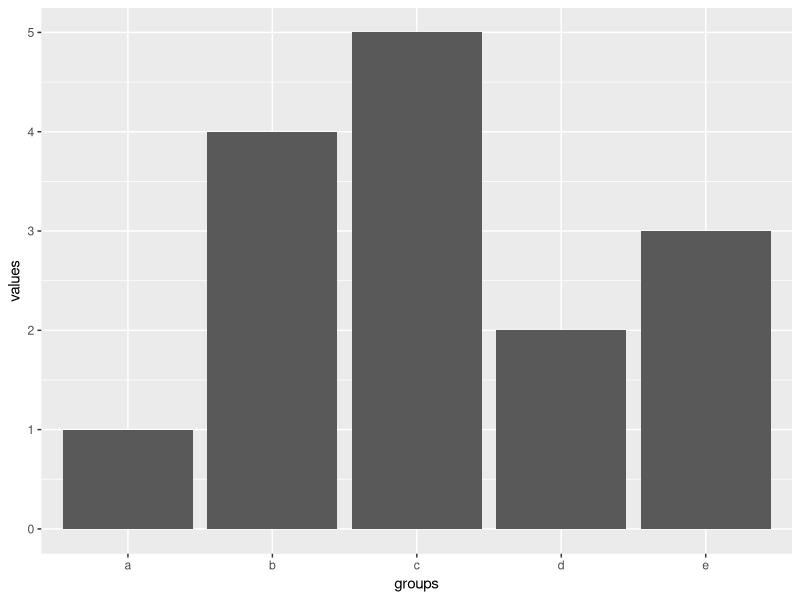
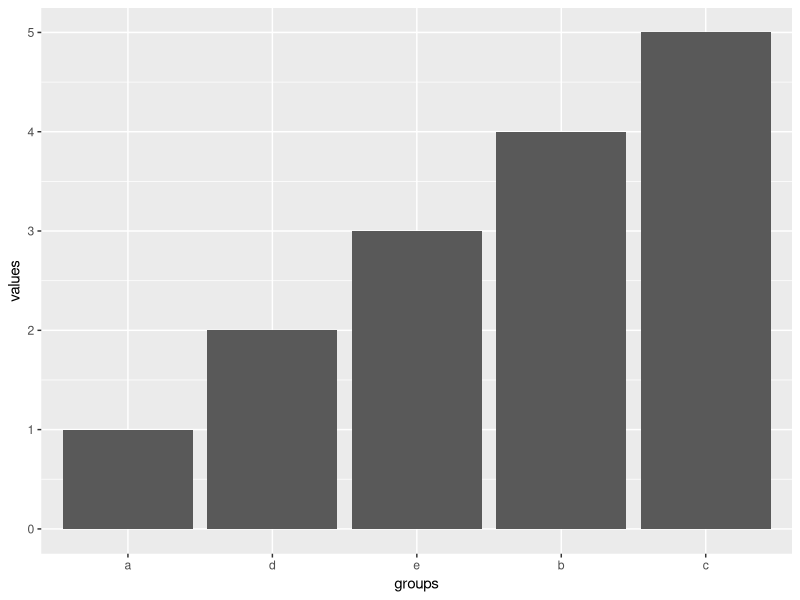
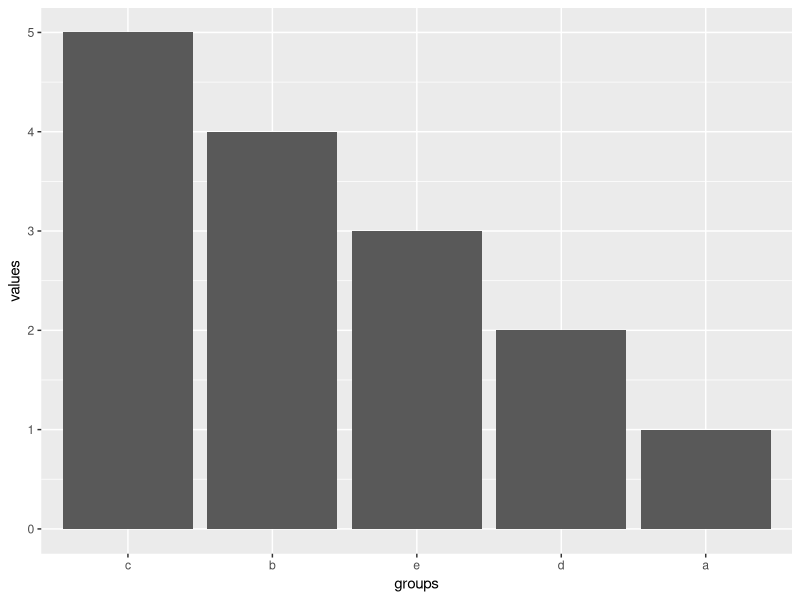

These figures' R source, in order:
# Forcats

library(tidyverse)

# A factor is a categorical variable in which the factors have some kind of
# relationship with each other.

# Imagine a dataset that looks like this:

groups <- rep(c("GroupA", "GroupB", "GroupC"), 2)
time <- c(1, 1, 1, 2, 2, 2)
relative_score <- c("High", "Medium", "Low", "Low", "High", "Medium")
exact_score <- c(3, 2, 1, 1, 3, 2)

dat <- tibble(groups, time, relative_score, exact_score)

# Score is a categorical variable. It describes three different conditions, but
# they are numbers. They have relative values, but not numerically. Right now,
# the column "score" is a character vector, but this loses the relative value.

# Let's make this a factor

dat$relative_score <- factor(dat$relative_score)

# Now we see that the score column is a factor. To determine the "levels" of the
# factor or their values relative to each other, let's just call up that column.

dat$relative_score

# This output shows that there are now "levels" to the factor, which indicate
# their relative values. However, right now, those factors are in the wrong
# order. We need to "relevel" the factor.

fct_relevel(dat$relative_score, "Low", "Medium", "High")

# There are lots of quick functions for changing the order of the factors like
# this. See the cheat sheet for more examples. However, one of the most useful
# is fct_reorder, which allows you to reorder a factor based on the levels'
# relationship with another variable.

# Consider this example:

groups <- c("c", "d", "e", "b", "a")
values <- c(5, 2, 3, 4, 1)

dat<-tibble(groups,values)

dat %>% 
  ggplot(aes(x = groups, y = values)) +
  geom_bar(stat = "identity")

# By default, ggplot is organizing the bars alphabetically, but you might want
# 
# to sort the bars in the ascending or descending value. The easier way to do
# is the reorder the groups variable as a factor.

# revel groups ascending by values
dat$groups <- fct_reorder(dat$groups, dat$values)

dat %>% 
  ggplot(aes(x = groups, y = values)) +
  geom_bar(stat = "identity")

# or by descending if you prefer
dat$groups <- fct_reorder(dat$groups, desc(dat$values))

dat %>% 
  ggplot(aes(x = groups, y = values)) +
  geom_bar(stat = "identity")


       